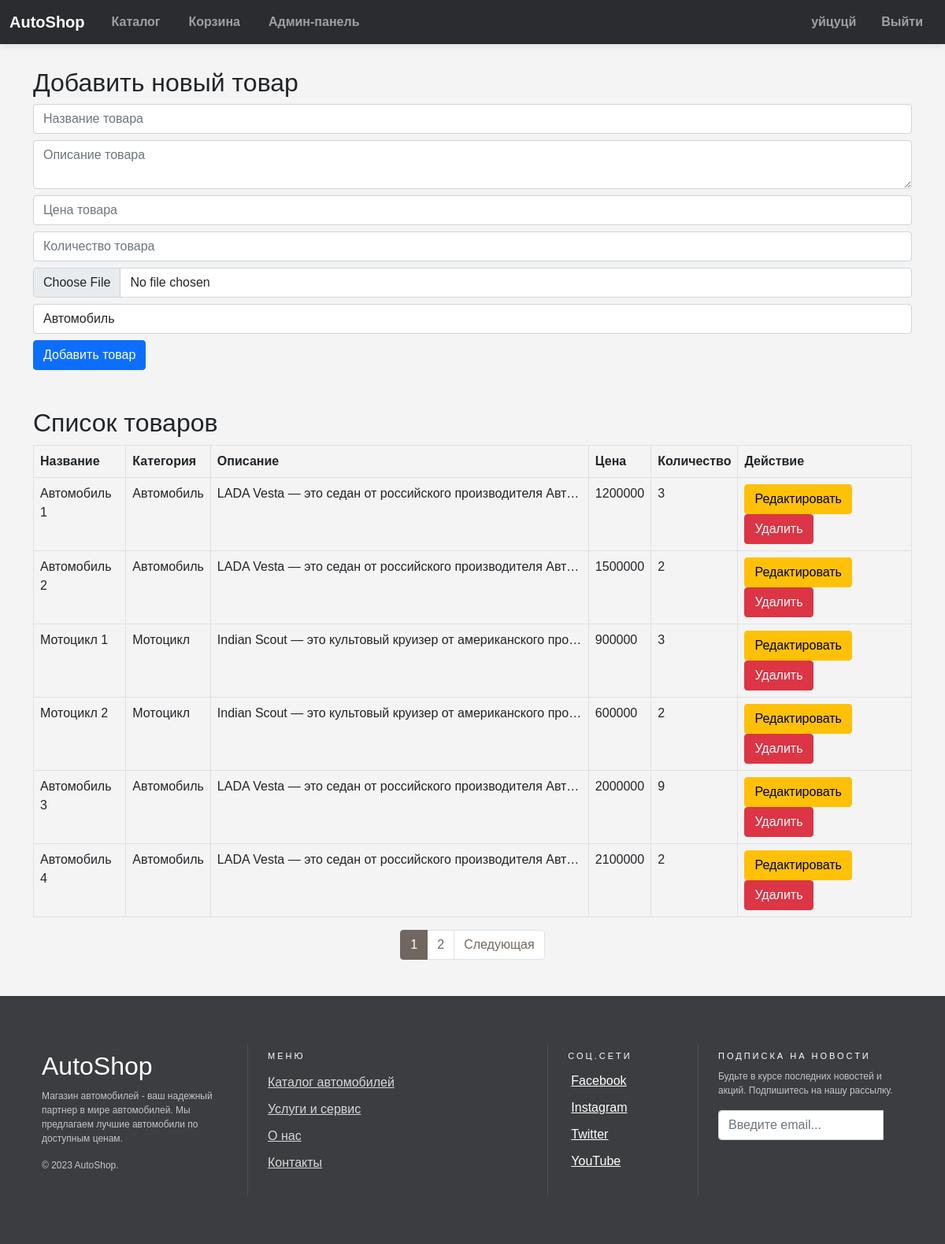
/admin.php (signed in), run on the app's committed database.
### tables this page shows
CREATE TABLE `cards` (
  `id` int NOT NULL,
  `name` varchar(50) NOT NULL,
  `description` text NOT NULL,
  `price` int NOT NULL,
  `image` text NOT NULL,
  `qty` int NOT NULL,
  `category_id` int NOT NULL
);

CREATE TABLE `category` (
  `id` int NOT NULL,
  `title` varchar(50) NOT NULL
);

### admin.php (the view, shortened to what this page needs)
<?php
require "pdo_connection.php";
$itemsPerPage = 6;
$page = isset($_GET['page']) ? intval($_GET['page']) : 1;
$offset = ($page - 1) * $itemsPerPage;
$totalItems = $conn->query("SELECT COUNT(*) FROM cards")->fetchColumn();
$totalPages = ceil($totalItems / $itemsPerPage);
$categories = $conn->query("SELECT * FROM category");
$products = $conn->query("SELECT cards.id, cards.name, cards.description, cards.price, cards.qty, category.title FROM cards INNER JOIN category on cards.category_id = category.id LIMIT $itemsPerPage OFFSET $offset");
?>
<!DOCTYPE html>
<html lang="en">
<head>
    <link href="https://cdn.jsdelivr.net/npm/bootstrap@5.0.0-beta3/dist/css/bootstrap.min.css" rel="stylesheet">
    <link rel="stylesheet" href="../autoshop/css/main.css">
</head>
<body>
    <?php require "../autoshop/UI/navbar.php";?>
    <div class="container">
        <h2>Добавить новый товар</h2>
        <form action="add_product.php" method="post" enctype="multipart/form-data">
            <input type="text" name="product_name" placeholder="Название товара" required class="form-control mb-2">
            <textarea name="product_desc" placeholder="Описание товара" required class="form-control mb-2"></textarea>
            <input type="number" name="product_price" placeholder="Цена товара" required class="form-control mb-2">
            <input type="number" name="product_qty" placeholder="Количество товара" required class="form-control mb-2">
            <input type="file" name="product_image" required class="form-control mb-2">
            <select name="category_id" class="form-control mb-2">
                <?php
                foreach ($categories as $category) {
                    echo '<option value="' . $category["id"] . '">' . $category["title"] . '</option>';
                }
                ?>
            </select>
            <button type="submit" class="btn btn-primary">Добавить товар</button>
        </form>
        <h2 class="mt-5">Список товаров</h2>
        <table class="table table-bordered">
            <thead>
                <tr>
                    <th>Название</th>
                    <th>Категория</th>
                    <th>Описание</th>
                    <th>Цена</th>
                    <th>Количество</th>
                    <th>Действие</th>
                </tr>
            </thead>
            <tbody>
                <?php
                foreach ($products as $product) {
                    echo '<tr>';
                    echo '<td>' . $product["name"] . '</td>';
                    echo '<td>' . $product["title"] . '</td>';
                    echo '<td class="truncate">' . $product["description"] . '</td>';
                    echo '<td>' . $product["price"] . '</td>';
                    echo '<td>' . $product["qty"] . '</td>';
                    echo '<td>
                            <a href="edit_product.php?id=' . $product["id"] . '" class="btn btn-warning">Редактировать</a>
                            <a href="delete_product.php?id=' . $product["id"] . '" class="btn btn-danger">Удалить</a>
                          </td>';
                    echo '</tr>';
                }
                ?>
            </tbody>
        </table>
        <?php
            echo '<div class="pagination justify-content-center"><ul class="pagination">';
            for ($i = 1; $i <= $totalPages; $i++) {
                $activeClass = ($i == $page) ? 'active' : '';
                echo '<li class="page-item ' . $activeClass . '"><a class="page-link btn-pagination" href="?category=' . '&page=' . $i . '">' . $i . '</a></li>';
            }
            if ($page < $totalPages) {
                echo '<li class="page-item"><a class="page-link btn-pagination" href="?category=' . '&page=' . ($page + 1) . '">Следующая</a></li>';
            }
            echo '</ul></div>';
        ?>
    </div>
    <?php require "../autoshop/UI/footer.php"; ?>
</body>
</html>

### css/main.css (style rules this page uses)
* { box-sizing: border-box; }
html { height: 100%; }
body { display: flex; flex-direction: column; height: 100%; padding: 0px 0px 0px 0px; background: #f0f0f0; background-color: #f4f4f4; font-family: 'Arial', sans-serif!important; }
.container { margin-top: 30px; margin-bottom: 30px; }
.container { flex: 1 0 auto !important; }
.truncate { max-width: 30rem; overflow: hidden; text-overflow: ellipsis; white-space: nowrap; }
.btn-pagination { color: #706860; }
.page-item.active .page-link { background-color: #706860!important; border-color: #706860!important; }

### data on the page
cards: name "Автомобиль 1", category.title "Автомобиль", description "LADA Vesta — это седан от российского производителя Авт…", price "1200000", qty "3"
cards: name "Автомобиль 2", category.title "Автомобиль", description "LADA Vesta — это седан от российского производителя Авт…", price "1500000", qty "2"
cards: name "Мотоцикл 1", category.title "Мотоцикл", description "Indian Scout — это культовый круизер от американского про…", price "900000", qty "3"
cards: name "Мотоцикл 2", category.title "Мотоцикл", description "Indian Scout — это культовый круизер от американского про…", price "600000", qty "2"
cards: name "Автомобиль 3", category.title "Автомобиль", description "LADA Vesta — это седан от российского производителя Авт…", price "2000000", qty "9"
cards: name "Автомобиль 4", category.title "Автомобиль", description "LADA Vesta — это седан от российского производителя Авт…", price "2100000", qty "2"

### other printed values
$_SESSION["username"] "уйцуцй"
form field category_id "Автомобиль"
